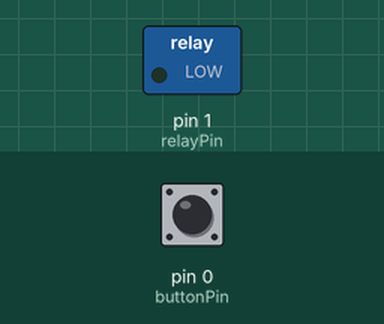
This sketch was run on a simulated Arduino Uno, built with avr-gcc and run on an emulated ATmega328P. On the bench: switched loads named in the sketch (green lamp = pin HIGH). Inputs (shaded band) come from the test bench; at power-on: pin 0 (buttonPin) HIGH.

Above: at 1.2 s.
1.3 s: pin 0 (buttonPin) pulled LOW for 0.15 s
At 1.37 s:
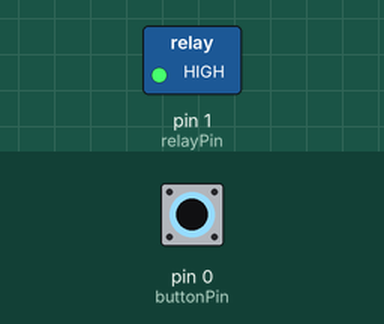
2.9 s: pin 0 (buttonPin) pulled LOW for 3.2 s
At 7.3 s:
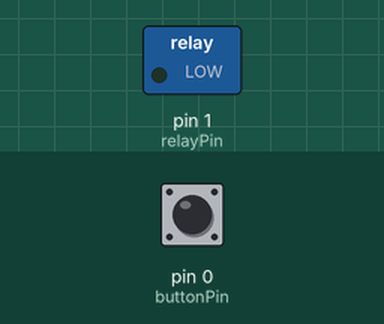
Timing chart, 0 to 8.8 s (numbered marks = the images above; inputs shaded):
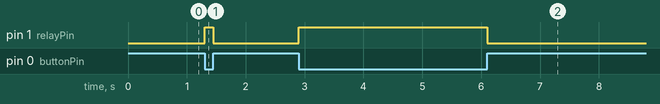

Measured:
- after the input at 1.3 s, pin 1 (relayPin): LOW → HIGH at once, → LOW 0.15 s later
- after the input at 2.9 s, pin 1 (relayPin): LOW → HIGH at once, → LOW 3.2 s later

The sketch:

Button_relay.ino
```cpp
const int buttonPin = 0;
const int relayPin = 1; //定义继电器引脚号

int buttonState = 0;

void setup()
{
  pinMode(relayPin, OUTPUT); //配置继电器引脚号的模式为输出模式
  pinMode(buttonPin, INPUT_PULLUP); //设置初始电平为高电平
}

void loop()
{
  buttonState = digitalRead(buttonPin);

  if (buttonState == HIGH)
  {
    digitalWrite(relayPin, LOW);
  }
  else
  {
    digitalWrite(relayPin, HIGH);
  }
}
```
